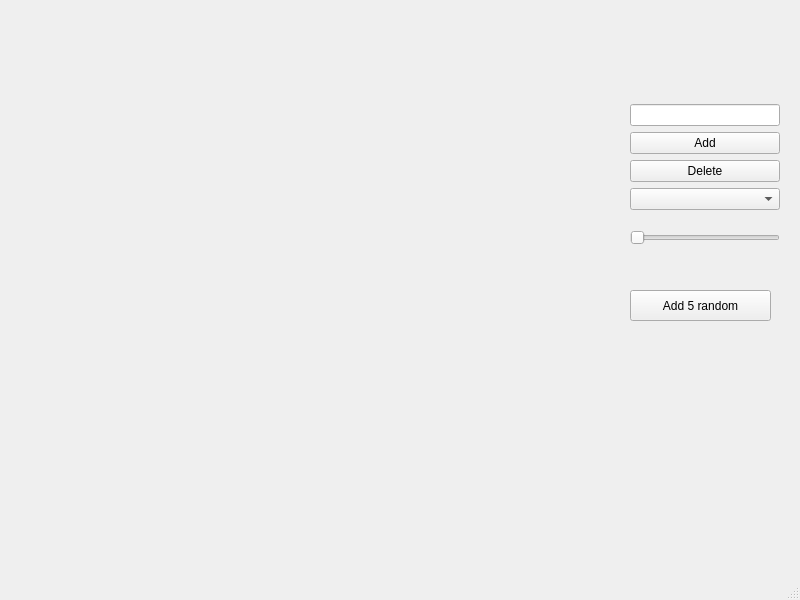
<?xml version="1.0" encoding="UTF-8"?>
<ui version="4.0">
 <class>MainWindow</class>
 <widget class="QMainWindow" name="MainWindow">
  <property name="geometry">
   <rect>
    <x>0</x>
    <y>0</y>
    <width>800</width>
    <height>600</height>
   </rect>
  </property>
  <property name="windowTitle">
   <string>MainWindow</string>
  </property>
  <widget class="QWidget" name="centralwidget">
   <widget class="QPushButton" name="pushButton">
    <property name="geometry">
     <rect>
      <x>630</x>
      <y>290</y>
      <width>141</width>
      <height>31</height>
     </rect>
    </property>
    <property name="text">
     <string>Add 5 random</string>
    </property>
   </widget>
   <widget class="QWidget" name="">
    <property name="geometry">
     <rect>
      <x>630</x>
      <y>90</y>
      <width>150</width>
      <height>169</height>
     </rect>
    </property>
    <layout class="QVBoxLayout" name="verticalLayout_3">
     <item>
      <layout class="QVBoxLayout" name="verticalLayout_2">
       <item>
        <layout class="QVBoxLayout" name="verticalLayout">
         <item>
          <widget class="QLineEdit" name="Val"/>
         </item>
         <item>
          <widget class="QPushButton" name="AddButton">
           <property name="text">
            <string>Add</string>
           </property>
          </widget>
         </item>
         <item>
          <widget class="QPushButton" name="DeleteButton">
           <property name="text">
            <string>Delete</string>
           </property>
          </widget>
         </item>
        </layout>
       </item>
       <item>
        <widget class="QComboBox" name="comboBox"/>
       </item>
      </layout>
     </item>
     <item>
      <widget class="QSlider" name="horizontalSlider">
       <property name="orientation">
        <enum>Qt::Horizontal</enum>
       </property>
      </widget>
     </item>
    </layout>
   </widget>
  </widget>
  <widget class="QMenuBar" name="menubar">
   <property name="geometry">
    <rect>
     <x>0</x>
     <y>0</y>
     <width>800</width>
     <height>22</height>
    </rect>
   </property>
  </widget>
  <widget class="QStatusBar" name="statusbar"/>
 </widget>
 <resources/>
 <connections/>
</ui>
